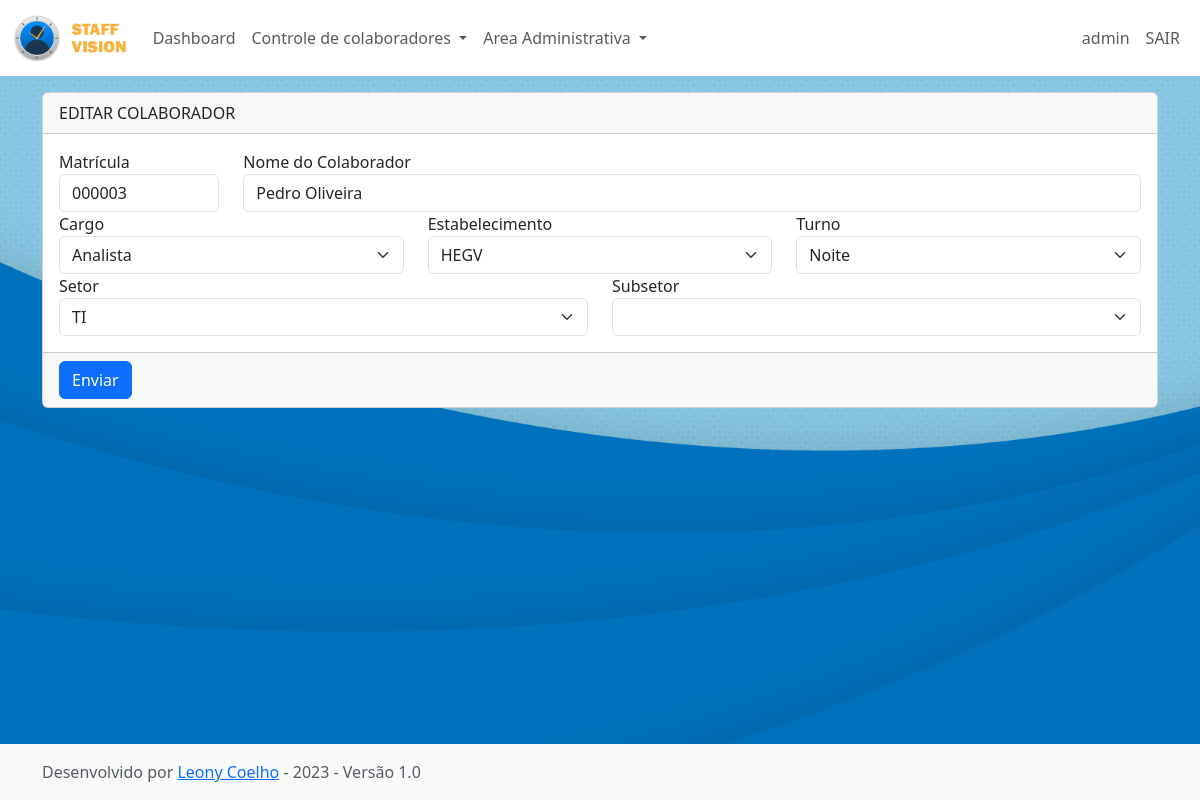
/edit_worker/3/ (signed in), run on the app's committed database.
### app_staff_vision/models.py (models this page shows, shortened)
class CustomUser(models.Model):
    user = models.OneToOneField(User, null=True, on_delete=models.CASCADE)
    name = models.CharField(max_length=100, null=True)
    sector = models.ManyToManyField(Sector)
    preset = models.ManyToManyField(Dashboard_Presets)

class Worker(models.Model):
    id_worker = models.AutoField(primary_key=True)
    number_w = models.IntegerField(default=0, null=True)
    name_w = models.CharField(max_length=124, null=True)
    position_w =  models.ManyToManyField(Position)
    establishment_w =  models.ManyToManyField(Establishment)
    shift_w =  models.ManyToManyField(Shift)
    sector_w = models.ManyToManyField(Sector)
    subSector_w = models.ManyToManyField(Sub_Sector)
    status_w =  models.ManyToManyField(Status, default="")
    observation_w = models.CharField(max_length=124, default="")

class Global_Settings(models.Model):
    establishment_title = models.CharField(max_length=50, default='Estabelecimento')
    sector_title = models.CharField(max_length=50, default='Setor')
    subSector_title = models.CharField(max_length=50, default='Subsetor')
    shift_title = models.CharField(max_length=50, default='Turno')
    position_title = models.CharField(max_length=50, default='Cargo')
    status_title = models.CharField(max_length=50, default='Status')
    theme = models.ManyToManyField(Theme)
    logo_image =  models.ImageField(upload_to='logos/uploaded_logo', null=True)
    bg_image =  models.ImageField(upload_to='bgs/uploaded_bgs', null=True)
    institution_name = models.CharField(max_length=60, default='Sua Empresa')

class Position(models.Model):
    position_name= models.CharField(max_length=50)

class Establishment(models.Model):
    establishment_name= models.CharField(max_length=50)

class Shift(models.Model):
    shift_name= models.CharField(max_length=50)

class Sector(models.Model):
    sector_name = models.CharField(max_length=50)

### app_staff_vision/views.py (the view, shortened to what this page needs)
# urls.py: path('edit_worker/<int:id_worker>/',views.edit_worker, name='edit_worker'),
@login_required(login_url="/login/")
def edit_worker(request, id_worker):
    worker = get_object_or_404(Worker, id_worker=id_worker)
    globalsettings = Global_Settings.objects.all().latest('id')
    position_list = Position.objects.all()
    establishment_list = Establishment.objects.all()
    shift_list = Shift.objects.all()
    sector_list = Sector.objects.all()
    subSector_list = Sub_Sector.objects.all()
    user = request.user
    context = {
        'globalsettings': globalsettings,
        'worker': worker,
        'position_list': position_list,
        'establishment_list': establishment_list,
        'shift_list': shift_list,
        'sector_list': sector_list,
        'subSector_list': subSector_list,
    }
    return render(request, 'edit_worker.html', context)

### app_staff_vision/templates/edit_worker.html (shortened to what this page needs)
{% extends 'base.html' %}
{% block conteudo %}
{% load static %}
<div class="container">
    <div class="card custom-card mb-3">
        <div class="card-header d-flex justify-content-between align-items-center">
            EDITAR COLABORADOR
        </div>
        <div class="card-body">
            <form action="{% url 'edit_worker' worker.id_worker %}" method="post">
                <div class="row">
                    <div class="col-2">
                        <label>Matrícula</label>
                        <input class="form-control customFormDeco" type="text" name="number" required pattern="[0-9]{6}" placeholder="Matricula" value="{% if worker.number_w %}{{ worker.number_w|stringformat:'06d' }}{% else %}000000{% endif %}" title="O numero da matrícula deve conter 6 digitos." oninput="this.value = this.value.replace(/[^0-9]/g, '')">
                    </div>
                <div class="col-10">
                    <label>Nome do Colaborador</label>
                    <input class="form-control" type="text" name="name" placeholder="Nome do Colaborador" value="{{ worker.name_w }}" autofocus  required>
                </div>
                <div class="col-4">
                    <label>{{ globalsettings.position_title }}</label>
                    <select class="form-select" name="position">
                        {% for position in position_list %}
                            <option {% if worker.position_w.all.exists and worker.position_w.first.position_name == position.position_name %} selected {% endif %}>{{ position.position_name }}</option>
                        {% endfor %}
                    </select>
                </div>
                <div class="col-4">
                    <label>{{ globalsettings.establishment_title }}</label>
                    <select class="form-select" name="establishment">
                        {% for establishment in establishment_list %}
                            <option {% if worker.establishment_w.all.exists and worker.establishment_w.first.establishment_name == establishment.establishment_name %} selected {% endif %}>{{ establishment.establishment_name }}</option>
                        {% endfor %}
                    </select>
                </div>
                <div class="col-4">
                    <label>{{ globalsettings.shift_title }}</label>
                    <select class="form-select" name="shift">
                        {% for shift in shift_list %}
                            <option {% if worker.shift_w.all.exists and worker.shift_w.first.shift_name == shift.shift_name %} selected {% endif %}>{{ shift.shift_name }}</option>
                        {% endfor %}
                    </select>
                </div>
                <div class="col-6">
                    <label>{{ globalsettings.sector_title }}</label>
                    <select class="form-select" name="sector">
                        {% for sector in sector_list %}
                            <option {% if worker.sector_w.all.exists and worker.sector_w.first.sector_name == sector.sector_name %} selected {% endif %}>{{ sector.sector_name }}</option>
                        {% endfor %}
                    </select>
                </div>
                <div class="col-6">
                    <label>{{ globalsettings.subSector_title }}</label>
                    <select class="form-select" name="subSector">
                    </select>
                </div>
                </div>
                </div>
                <div class="card-footer">
                    <button class=" btn btn-primary customBtn" type="submit">Enviar</button>
                </div>
    </div>
</div>
{% endblock %}

### app_staff_vision/templates/base.html (shortened to what this page needs)
{% load static %}
<!doctype html>
<html lang="en" class="h-100">
  <head>
    <link rel="stylesheet" type="text/css" href="{% static  globalsettings.theme.first.theme_url  %}"  />
    <link rel="stylesheet" type="text/css" href="{% static  'css/bootstrap.min.css'  %}"/>
    <link rel="stylesheet" type="text/css" href="{% static  'css/webfont.css'  %}"/>
    </head>
    {% if globalsettings.bg_image %}
    <body style="background-image: url('{{ globalsettings.bg_image.url }}'); background-size: cover; background-repeat: no-repeat;background-attachment: fixed;" class="d-flex flex-column h-100">
    {% else %}
    <body style="background-image: url('{% static 'img/bg.png' %}'); background-size: cover; background-repeat: no-repeat;background-attachment: fixed;" class="d-flex flex-column h-100">
    {% endif %}
        <nav class="navbar navbar-expand-lg customNavbar mb-3">
            <div class="container-fluid">
              <a class="navbar-brand" href="{% url 'dashboard' %}">
                {% if globalsettings.logo_image %}
                  <img src="{{ globalsettings.logo_image.url }}" alt="Logo" height="50px">
                  {% else %}
                  <img src="{% static 'img/logo.png' %}" alt="Logo" height="50px">
                {% endif %}
              </a>
              <div class="collapse navbar-collapse" id="navbarSupportedContent">
                <ul class="navbar-nav me-auto mb-2 mb-lg-0">
                  <li class="nav-item">
                    <a class="nav-link" aria-current="page" href="{% url 'dashboard' %}">Dashboard</a>
                  </li>
                  <li class="nav-item dropdown">
                    <a class="nav-link dropdown-toggle" href="#" id="workerDropdown" role="button" data-bs-toggle="dropdown" aria-expanded="false">
                      Controle de colaboradores
                    </a>
                  </li>
                  {% if request.user.is_staff %}
                  <li class="nav-item dropdown">
                    <a class="nav-link dropdown-toggle" href="#" id="admDropdown" role="button" data-bs-toggle="dropdown" aria-expanded="false">
                        Area Administrativa
                    </a>
                  </li>
                  {% endif %}
                </ul>
                <div class="d-flex">
                  <ul class="navbar-nav me-auto mb-2 mb-lg-0">
                    <li class="nav-item">
                        <a class="nav-link" href="#">{{user.customuser.name}}</a>
                      </li>
                      <li class="nav-item">
                        <a class="nav-link" href="{% url 'logout_view' %}">SAIR</a>
                      </li>
                    </ul>
                </div>
              </div>
            </div>
          </nav>
        {% block conteudo %}
        {% endblock %}
      </body>
      <footer class="footer mt-auto py-3 bg-light base-footer">
        <div class="container">
          <span class="text-muted">Desenvolvido por <a class="link-underline-opacity-0" href="https://github.com/LeonyCoelho">Leony Coelho</a> - 2023 - Versão 1.0</span>
        </div>
      </footer>
</html>

### app_staff_vision/static/css/default.css (style rules this page uses)
body { background-color: rgb(220, 227, 245); }
.customNavbar { color: rgba(0, 0, 0, 0.9); background-color: #fff !important; }
.nav-link { color: rgba(0, 0, 0, 0.9); }
.card-header { text-transform: uppercase; }
.btn-primary { border-color: rgba(0, 0, 0, 0.247); }

### data on the page
Worker: number "000003", name "Pedro Oliveira", position "Analista", establishment "HEGV", shift "Noite", sector "TI"
Global_Settings: position_title "Cargo", establishment_title "Estabelecimento", shift_title "Turno", sector_title "Setor", subSector_title "Subsetor"

### other printed values
{{ user.customuser.name }} "admin"
